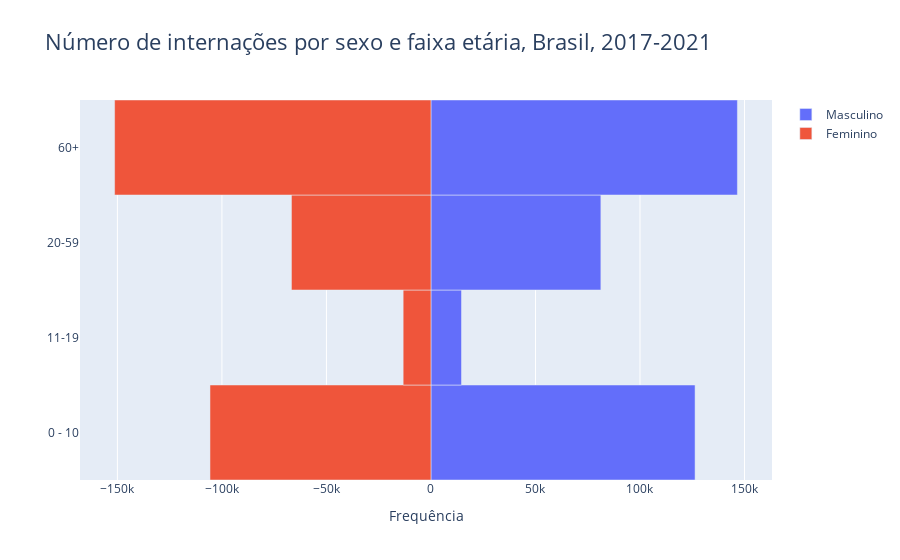

Notebook code for this chart:
### Code cell
#PIRAMIDE ETÁRIA DAS INTERNAÇÕES
sexo_idade = pd.DataFrame(sih_pneumo2[["SEXO", "FAIXA_ETARIA"]])
sexo_idade["FREQUENCIA"] = 1
sexo_idade = pd.DataFrame(sexo_idade.groupby(["SEXO", "FAIXA_ETARIA"])["FREQUENCIA"].sum())
sexo_idade.reset_index(inplace=True)
sexo_idade = sexo_idade.pivot_table(index=["FAIXA_ETARIA"], 
                                    columns='SEXO', 
                                    values='FREQUENCIA')
sexo_idade.reset_index(inplace=True)
sexo_idade.index.names = ['index']

y_age = sexo_idade["FAIXA_ETARIA"]
x_F = sexo_idade["Feminino"]*-1
x_M = sexo_idade["Masculino"]

fig = gp.Figure()
fig.add_trace(gp.Bar(y= y_age, x = x_M, 
                     name = 'Masculino', 
                     orientation = 'h'))
fig.add_trace(gp.Bar(y = y_age, x = x_F,
                     name = 'Feminino', orientation = 'h',
                    ))
fig.update_layout(title = 'Número de internações por sexo e faixa etária, Brasil, 2017-2021',
                 title_font_size = 22, barmode = 'relative',
                 bargap = 0.0, bargroupgap = 0,
                 xaxis = dict(                                
                              title = 'Frequência',
                              title_font_size = 14)
                 ) 
fig.show()

### Figure 1 — Plotly figure (JSON) as saved in the notebook; plotly's stock layout.template omitted (floating-point values rounded to 4 significant figures)
{"data": [{"name": "Masculino", "orientation": "h", "type": "bar", "x": [126351, 14611, 81282, 146599], "y": ["0 - 10", "11-19", "20-59", "60+"]}, {"name": "Feminino", "orientation": "h", "type": "bar", "x": [-105705, -13293, -66735, -151340], "y": ["0 - 10", "11-19", "20-59", "60+"]}], "layout": {"bargap": 0, "bargroupgap": 0, "barmode": "relative", "title": {"font": {"size": 22}, "text": "Número de internações por sexo e faixa etária, Brasil, 2017-2021"}, "xaxis": {"title": {"font": {"size": 14}, "text": "Frequência"}}}}
